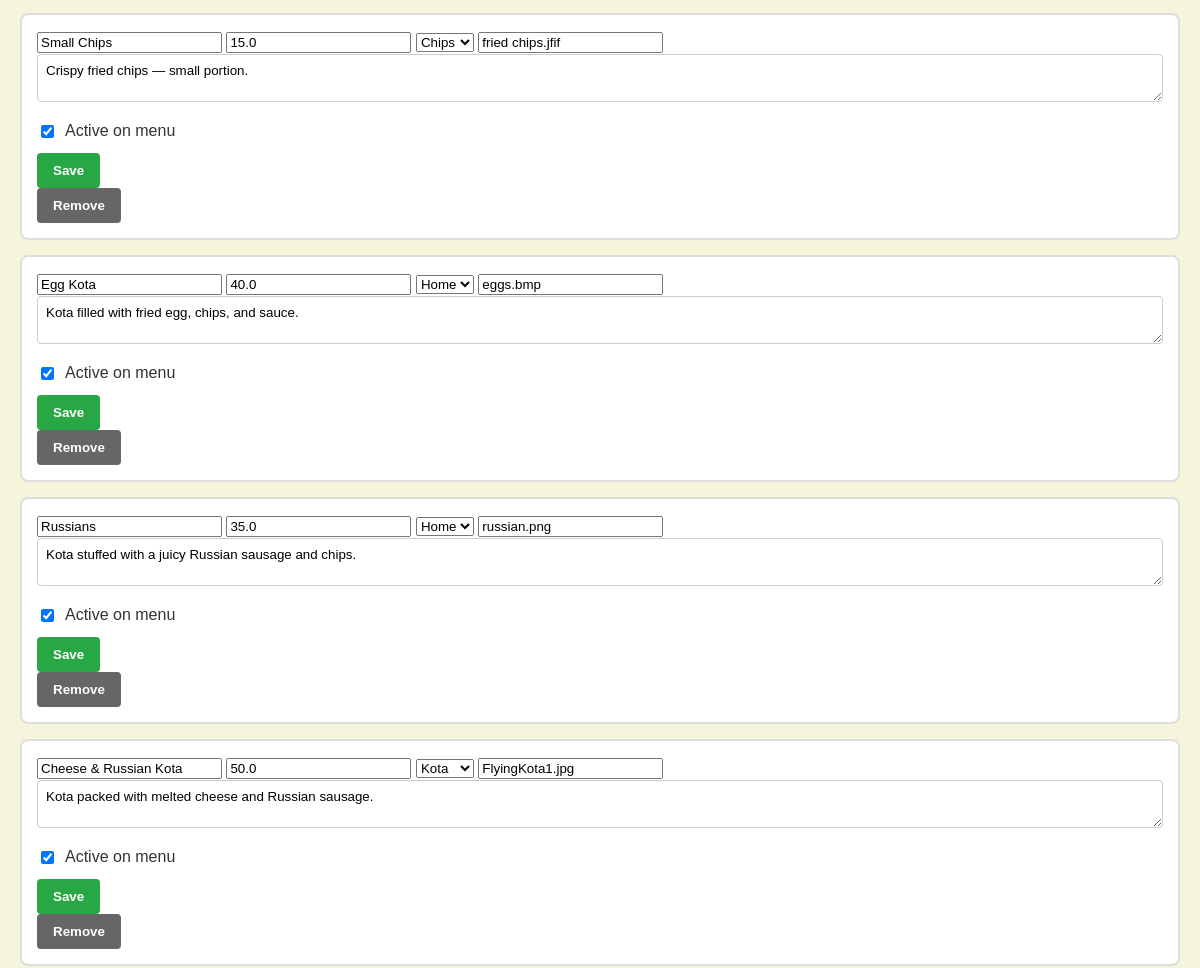
The app's page /owner/products (signed in, middle part), older data.
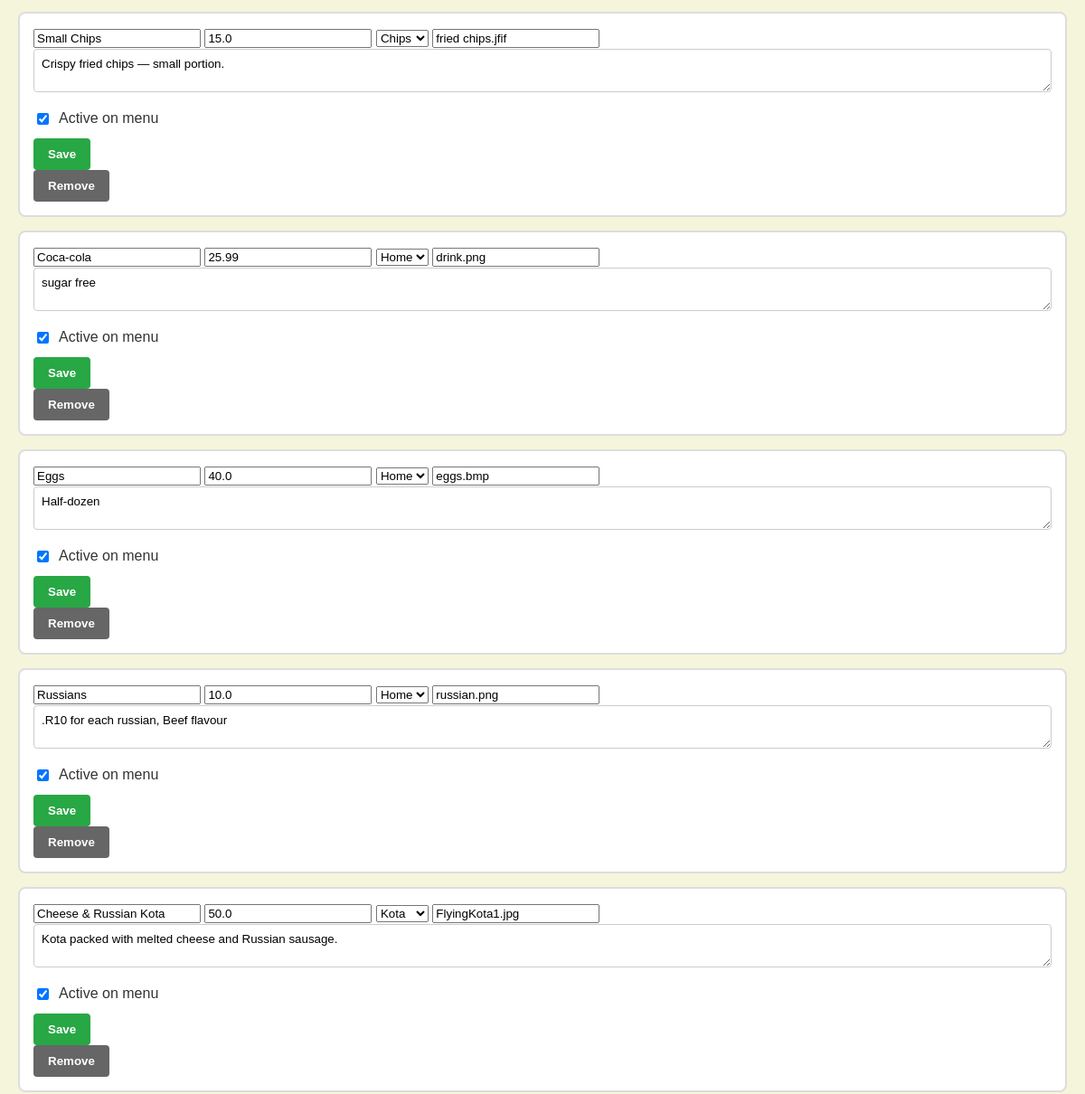
The same page, newer data.
### tables this page shows
CREATE TABLE products (
                id INTEGER PRIMARY KEY AUTOINCREMENT,
                name TEXT NOT NULL,
                price REAL NOT NULL,
                description TEXT,
                image TEXT DEFAULT 'placeholder.svg',
                category TEXT NOT NULL,
                active INTEGER NOT NULL DEFAULT 1
            );

### app.py (the view)
@app.route("/owner/products")
@owner_required
def owner_products():
    with get_db() as conn:
        products = conn.execute(
            "SELECT * FROM products ORDER BY category, name"
        ).fetchall()
    return render_template("OwnerProducts.html", products=products)

### app.py (called while the page is built)
@contextmanager
def get_db():
    conn = sqlite3.connect(DATABASE)
    conn.row_factory = sqlite3.Row
    conn.execute("PRAGMA foreign_keys = ON")
    try:
        yield conn
        conn.commit()
    finally:
        conn.close()

def owner_required(view):
    @wraps(view)
    def wrapped(*args, **kwargs):
        if session.get("role") != "owner":
            flash("Owner access required.", "error")
            return redirect(url_for("login"))
        return view(*args, **kwargs)
    return wrapped

def get_csrf_token():
    if "csrf_token" not in session:
        session["csrf_token"] = secrets.token_hex(16)
    return session["csrf_token"]

@app.context_processor
def inject_csrf_token():
    return dict(csrf_token=get_csrf_token)

@app.before_request
def csrf_protect():
    if request.method == "POST":
        token = session.get("csrf_token")
        submitted = request.form.get("csrf_token")
        if not token or not submitted or not secrets.compare_digest(token, submitted):
            flash("Your form session expired. Please try again.", "error")
            return redirect(request.referrer or url_for("home"))

@app.after_request
def set_security_headers(response):
    response.headers["X-Content-Type-Options"] = "nosniff"
    response.headers["X-Frame-Options"] = "DENY"
    response.headers["Referrer-Policy"] = "same-origin"
    return response

### templates/OwnerProducts.html (shortened to what this page needs)
{% extends "base.html" %}
{% block content %}
  <section class="owner-products owner-section">
    {% if products %}
      <div class="product-admin-list">
        {% for product in products %}
          <div class="product-form product-edit-form">
            <form action="{{ url_for('edit_product', product_id=product.id) }}" method="POST">
              <input type="text" name="name" value="{{ product.name }}" required>
              <input type="number" name="price" value="{{ product.price }}" step="0.01" min="0" required>
              <select name="category" required>
                <option value="home" {% if product.category == 'home' %}selected{% endif %}>Home</option>
                <option value="kota" {% if product.category == 'kota' %}selected{% endif %}>Kota</option>
                <option value="chips" {% if product.category == 'chips' %}selected{% endif %}>Chips</option>
              </select>
              <input type="text" name="image" value="{{ product.image }}" placeholder="Image filename">
              <textarea name="description" rows="2">{{ product.description }}</textarea>
              <label class="checkbox-label">
                <input type="checkbox" name="active" {% if product.active %}checked{% endif %}>
                Active on menu
              </label>
              <button type="submit" class="btn-secondary">Save</button>
            </form>
            {% if product.active %}
              <form action="{{ url_for('delete_product', product_id=product.id) }}" method="POST" class="inline-form">
                <button type="submit" class="remove-btn">Remove</button>
              </form>
            {% endif %}
          </div>
        {% endfor %}
      </div>
    {% endif %}
  </section>
{% endblock %}

### templates/base.html (shortened to what this page needs)
<!DOCTYPE html>
<html lang="en">
<head>
  <link rel="stylesheet" href="{{ url_for('static', filename='main.css') }}">
</head>
<body>
  {% block content %}{% endblock %}
</body>
</html>

### static/main.css (style rules this page uses)
:root { --primary-color: #E50914; --secondary-color: #28A745; --accent-color: #FFD54F; --background-color: #F5F5DC; --text-color: #333333; --error-color: #c62828; --success-color: #2e7d32; }
* { box-sizing: border-box; }
body { margin: 0; padding: 0; background-color: var(--background-color); color: var(--text-color); font-family: Arial, sans-serif; line-height: 1.5; }
.search-form button, .btn-primary, .btn-secondary, .login-btn, .register-btn, .place-order-btn, .reorder-btn, .cancel-btn, .remove-btn { border: none; border-radius: 4px; cursor: pointer; font-weight: bold; padding: 10px 16px; transition: opacity 0.2s; }
.register-btn, .btn-secondary, .reorder-btn { background-color: var(--secondary-color); color: white; }
.cancel-btn, .remove-btn { background-color: #666; color: white; }
.orders, .owner-section { padding: 20px; }
.owner-products { border-top: 3px solid var(--primary-color); }
.product-form { background: white; border: 2px solid #ddd; border-radius: 8px; padding: 15px; margin-bottom: 15px; }
.form-row input, .form-row select, .product-form textarea { flex: 1; min-width: 140px; padding: 8px; border: 1px solid #ccc; border-radius: 4px; }
.product-form textarea { width: 100%; margin-bottom: 10px; font-family: inherit; }
.checkbox-label { display: flex; align-items: center; gap: 8px; font-weight: normal; margin-bottom: 10px; }
.inline-form { display: inline; }

Row changes from the older to the newer data that the page shows:
added products: name "Coca-cola", price "25.99", category "Home", image "drink.png", description "sugar free", active "☑"
changed products "eggs.bmp": name "Egg Kota" → "Eggs"; description "Kota filled with fried egg, chips, and sauce." → "Half-dozen"
changed products "Russians": price "35.0" → "10.0"; description "Kota stuffed with a juicy Russian sausage and chips." → ".R10 for each russian, Beef flavour"
